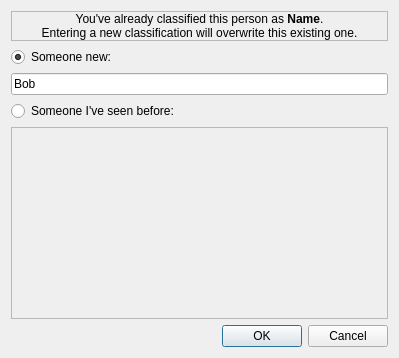
<ui version="4.0" >
 <class>ClassifyDialog</class>
 <widget class="QDialog" name="ClassifyDialog" >
  <property name="geometry" >
   <rect>
    <x>0</x>
    <y>0</y>
    <width>399</width>
    <height>358</height>
   </rect>
  </property>
  <property name="windowTitle" >
   <string>Classify this person</string>
  </property>
  <property name="windowIcon" >
   <iconset resource="../data/resources.qrc" >
    <normaloff>:/classify.png</normaloff>:/classify.png</iconset>
  </property>
  <layout class="QVBoxLayout" name="verticalLayout" >
   <item>
    <widget class="QLabel" name="warning" >
     <property name="frameShape" >
      <enum>QFrame::StyledPanel</enum>
     </property>
     <property name="frameShadow" >
      <enum>QFrame::Sunken</enum>
     </property>
     <property name="text" >
      <string>&lt;!DOCTYPE HTML PUBLIC "-//W3C//DTD HTML 4.0//EN" "http://www.w3.org/TR/REC-html40/strict.dtd">
&lt;html>&lt;head>&lt;meta name="qrichtext" content="1" />&lt;style type="text/css">
p, li { white-space: pre-wrap; }
&lt;/style>&lt;/head>&lt;body style=" font-family:'Sans Serif'; font-size:9pt; font-weight:400; font-style:normal;">
&lt;p align="center" style=" margin-top:0px; margin-bottom:0px; margin-left:0px; margin-right:0px; -qt-block-indent:0; text-indent:0px;">You've already classified this person as &lt;span style=" font-weight:600;">Name&lt;/span>.&lt;/p>
&lt;p align="center" style=" margin-top:0px; margin-bottom:0px; margin-left:0px; margin-right:0px; -qt-block-indent:0; text-indent:0px;">Entering a new classification will overwrite this existing one.&lt;/p>&lt;/body>&lt;/html></string>
     </property>
     <property name="alignment" >
      <set>Qt::AlignCenter</set>
     </property>
     <property name="wordWrap" >
      <bool>true</bool>
     </property>
    </widget>
   </item>
   <item>
    <widget class="QRadioButton" name="someoneNew" >
     <property name="text" >
      <string>Someone new:</string>
     </property>
     <property name="checked" >
      <bool>true</bool>
     </property>
    </widget>
   </item>
   <item>
    <widget class="QLineEdit" name="newName" >
     <property name="text" >
      <string>Bob</string>
     </property>
    </widget>
   </item>
   <item>
    <widget class="QRadioButton" name="seenBefore" >
     <property name="text" >
      <string>Someone I've seen before:</string>
     </property>
    </widget>
   </item>
   <item>
    <widget class="QListWidget" name="seenBeforeList" >
     <property name="enabled" >
      <bool>false</bool>
     </property>
    </widget>
   </item>
   <item>
    <widget class="QDialogButtonBox" name="buttonBox" >
     <property name="orientation" >
      <enum>Qt::Horizontal</enum>
     </property>
     <property name="standardButtons" >
      <set>QDialogButtonBox::Cancel|QDialogButtonBox::Ok</set>
     </property>
    </widget>
   </item>
  </layout>
 </widget>
 <resources>
  <include location="../data/resources.qrc" />
 </resources>
 <connections>
  <connection>
   <sender>someoneNew</sender>
   <signal>toggled(bool)</signal>
   <receiver>newName</receiver>
   <slot>setEnabled(bool)</slot>
   <hints>
    <hint type="sourcelabel" >
     <x>96</x>
     <y>26</y>
    </hint>
    <hint type="destinationlabel" >
     <x>87</x>
     <y>48</y>
    </hint>
   </hints>
  </connection>
  <connection>
   <sender>someoneNew</sender>
   <signal>toggled(bool)</signal>
   <receiver>seenBeforeList</receiver>
   <slot>setDisabled(bool)</slot>
   <hints>
    <hint type="sourcelabel" >
     <x>148</x>
     <y>23</y>
    </hint>
    <hint type="destinationlabel" >
     <x>162</x>
     <y>163</y>
    </hint>
   </hints>
  </connection>
  <connection>
   <sender>buttonBox</sender>
   <signal>rejected()</signal>
   <receiver>ClassifyDialog</receiver>
   <slot>reject()</slot>
   <hints>
    <hint type="sourcelabel" >
     <x>254</x>
     <y>272</y>
    </hint>
    <hint type="destinationlabel" >
     <x>252</x>
     <y>297</y>
    </hint>
   </hints>
  </connection>
 </connections>
</ui>
